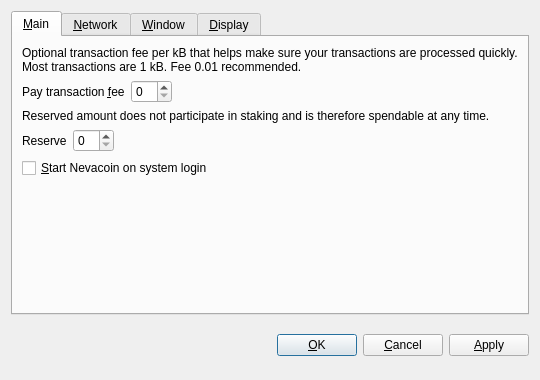
<?xml version="1.0" encoding="UTF-8"?>
<ui version="4.0">
 <class>OptionsDialog</class>
 <widget class="QDialog" name="OptionsDialog">
  <property name="geometry">
   <rect>
    <x>0</x>
    <y>0</y>
    <width>540</width>
    <height>380</height>
   </rect>
  </property>
  <property name="windowTitle">
   <string>Options</string>
  </property>
  <property name="modal">
   <bool>true</bool>
  </property>
  <layout class="QVBoxLayout" name="verticalLayout">
   <item>
    <widget class="QTabWidget" name="tabWidget">
     <property name="tabPosition">
      <enum>QTabWidget::North</enum>
     </property>
     <property name="currentIndex">
      <number>0</number>
     </property>
     <widget class="QWidget" name="tabMain">
      <attribute name="title">
       <string>&amp;Main</string>
      </attribute>
      <layout class="QVBoxLayout" name="verticalLayout_Main">
       <item>
        <widget class="QLabel" name="transactionFeeInfoLabel">
         <property name="text">
          <string>Optional transaction fee per kB that helps make sure your transactions are processed quickly. Most transactions are 1 kB. Fee 0.01 recommended.</string>
         </property>
         <property name="textFormat">
          <enum>Qt::PlainText</enum>
         </property>
         <property name="wordWrap">
          <bool>true</bool>
         </property>
        </widget>
       </item>
       <item>
        <layout class="QHBoxLayout" name="horizontalLayoutFee">
         <item>
          <widget class="QLabel" name="transactionFeeLabel">
           <property name="text">
            <string>Pay transaction &amp;fee</string>
           </property>
           <property name="textFormat">
            <enum>Qt::PlainText</enum>
           </property>
           <property name="buddy">
            <cstring>transactionFee</cstring>
           </property>
          </widget>
         </item>
         <item>
          <widget class="BitcoinAmountField" name="transactionFee"/>
         </item>
         <item>
          <spacer name="horizontalSpacerFee">
           <property name="orientation">
            <enum>Qt::Horizontal</enum>
           </property>
           <property name="sizeHint" stdset="0">
            <size>
             <width>40</width>
             <height>20</height>
            </size>
           </property>
          </spacer>
         </item>
        </layout>
       </item>
       <item>
        <widget class="QLabel" name="reserveBalanceInfoLabel">
         <property name="text">
          <string>Reserved amount does not participate in staking and is therefore spendable at any time.</string>
         </property>
         <property name="textFormat">
          <enum>Qt::PlainText</enum>
         </property>
         <property name="wordWrap">
          <bool>true</bool>
         </property>
        </widget>
       </item>
       <item>
        <layout class="QHBoxLayout" name="horizontalLayoutReserveBalance">
         <item>
          <widget class="QLabel" name="reserveBalanceLabel">
           <property name="text">
            <string>Reserve</string>
           </property>
           <property name="textFormat">
            <enum>Qt::PlainText</enum>
           </property>
           <property name="buddy">
            <cstring>reserveBalance</cstring>
           </property>
          </widget>
         </item>
         <item>
          <widget class="BitcoinAmountField" name="reserveBalance"/>
         </item>
         <item>
          <spacer name="horizontalSpacerReserveBalance">
           <property name="orientation">
            <enum>Qt::Horizontal</enum>
           </property>
           <property name="sizeHint" stdset="0">
            <size>
             <width>40</width>
             <height>20</height>
            </size>
           </property>
          </spacer>
         </item>
        </layout>
       </item>
       <item>
        <widget class="QCheckBox" name="bitcoinAtStartup">
         <property name="toolTip">
          <string>Automatically start Nevacoin after logging in to the system.</string>
         </property>
         <property name="text">
          <string>&amp;Start Nevacoin on system login</string>
         </property>
        </widget>
       </item>
       <item>
        <spacer name="verticalSpacer_Main">
         <property name="orientation">
          <enum>Qt::Vertical</enum>
         </property>
         <property name="sizeHint" stdset="0">
          <size>
           <width>20</width>
           <height>40</height>
          </size>
         </property>
        </spacer>
       </item>
      </layout>
     </widget>
     <widget class="QWidget" name="tabNetwork">
      <attribute name="title">
       <string>&amp;Network</string>
      </attribute>
      <layout class="QVBoxLayout" name="verticalLayout_Network">
       <item>
        <widget class="QCheckBox" name="mapPortUpnp">
         <property name="toolTip">
          <string>Automatically open the Nevacoin client port on the router. This only works when your router supports UPnP and it is enabled.</string>
         </property>
         <property name="text">
          <string>Map port using &amp;UPnP</string>
         </property>
        </widget>
       </item>
       <item>
        <widget class="QCheckBox" name="connectSocks">
         <property name="toolTip">
          <string>Connect to the Nevacoin network through a SOCKS5 proxy (e.g. when connecting through Tor).</string>
         </property>
         <property name="text">
          <string>&amp;Connect through SOCKS5 proxy:</string>
         </property>
        </widget>
       </item>
       <item>
        <layout class="QHBoxLayout" name="horizontalLayout_Network">
         <item>
          <widget class="QLabel" name="proxyIpLabel">
           <property name="text">
            <string>Proxy &amp;IP:</string>
           </property>
           <property name="textFormat">
            <enum>Qt::PlainText</enum>
           </property>
           <property name="buddy">
            <cstring>proxyIp</cstring>
           </property>
          </widget>
         </item>
         <item>
          <widget class="QValidatedLineEdit" name="proxyIp">
           <property name="maximumSize">
            <size>
             <width>140</width>
             <height>16777215</height>
            </size>
           </property>
           <property name="toolTip">
            <string>IP address of the proxy (e.g. 127.0.0.1)</string>
           </property>
          </widget>
         </item>
         <item>
          <widget class="QLabel" name="proxyPortLabel">
           <property name="text">
            <string>&amp;Port:</string>
           </property>
           <property name="textFormat">
            <enum>Qt::PlainText</enum>
           </property>
           <property name="buddy">
            <cstring>proxyPort</cstring>
           </property>
          </widget>
         </item>
         <item>
          <widget class="QLineEdit" name="proxyPort">
           <property name="maximumSize">
            <size>
             <width>55</width>
             <height>16777215</height>
            </size>
           </property>
           <property name="toolTip">
            <string>Port of the proxy (e.g. 9050)</string>
           </property>
          </widget>
         </item>
         <item>
          <spacer name="horizontalSpacer_Network">
           <property name="orientation">
            <enum>Qt::Horizontal</enum>
           </property>
           <property name="sizeHint" stdset="0">
            <size>
             <width>40</width>
             <height>20</height>
            </size>
           </property>
          </spacer>
         </item>
        </layout>
       </item>
       <item>
        <spacer name="verticalSpacer_Network">
         <property name="orientation">
          <enum>Qt::Vertical</enum>
         </property>
         <property name="sizeHint" stdset="0">
          <size>
           <width>20</width>
           <height>40</height>
          </size>
         </property>
        </spacer>
       </item>
      </layout>
     </widget>
     <widget class="QWidget" name="tabWindow">
      <attribute name="title">
       <string>&amp;Window</string>
      </attribute>
      <layout class="QVBoxLayout" name="verticalLayout_Window">
       <item>
        <widget class="QCheckBox" name="minimizeToTray">
         <property name="toolTip">
          <string>Show only a tray icon after minimizing the window.</string>
         </property>
         <property name="text">
          <string>&amp;Minimize to the tray instead of the taskbar</string>
         </property>
        </widget>
       </item>
       <item>
        <widget class="QCheckBox" name="minimizeOnClose">
         <property name="toolTip">
          <string>Minimize instead of exit the application when the window is closed. When this option is enabled, the application will be closed only after selecting Quit in the menu.</string>
         </property>
         <property name="text">
          <string>M&amp;inimize on close</string>
         </property>
        </widget>
       </item>
       <item>
        <spacer name="verticalSpacer_Window">
         <property name="orientation">
          <enum>Qt::Vertical</enum>
         </property>
         <property name="sizeHint" stdset="0">
          <size>
           <width>20</width>
           <height>40</height>
          </size>
         </property>
        </spacer>
       </item>
      </layout>
     </widget>
     <widget class="QWidget" name="tabDisplay">
      <attribute name="title">
       <string>&amp;Display</string>
      </attribute>
      <layout class="QVBoxLayout" name="verticalLayout_Display">
       <item>
        <layout class="QHBoxLayout" name="horizontalLayout_1_Display">
         <item>
          <widget class="QLabel" name="langLabel">
           <property name="text">
            <string>User Interface &amp;language:</string>
           </property>
           <property name="textFormat">
            <enum>Qt::PlainText</enum>
           </property>
           <property name="buddy">
            <cstring>lang</cstring>
           </property>
          </widget>
         </item>
         <item>
          <widget class="QValueComboBox" name="lang">
           <property name="toolTip">
            <string>The user interface language can be set here. This setting will take effect after restarting Nevacoin.</string>
           </property>
          </widget>
         </item>
        </layout>
       </item>
       <item>
        <layout class="QHBoxLayout" name="horizontalLayout_2_Display">
         <item>
          <widget class="QLabel" name="unitLabel">
           <property name="text">
            <string>&amp;Unit to show amounts in:</string>
           </property>
           <property name="textFormat">
            <enum>Qt::PlainText</enum>
           </property>
           <property name="buddy">
            <cstring>unit</cstring>
           </property>
          </widget>
         </item>
         <item>
          <widget class="QValueComboBox" name="unit">
           <property name="toolTip">
            <string>Choose the default subdivision unit to show in the interface and when sending coins.</string>
           </property>
          </widget>
         </item>
        </layout>
       </item>
       <item>
        <widget class="QCheckBox" name="coinControlFeatures">
         <property name="toolTip">
          <string>Whether to show coin control features or not.</string>
         </property>
         <property name="text">
          <string>Display coin &amp;control features (experts only!)</string>
         </property>
        </widget>
       </item>
       <item>
        <widget class="QCheckBox" name="useBlackTheme">
         <property name="text">
          <string>Use black visual theme (requires restart)</string>
         </property>
        </widget>
       </item>
       <item>
        <spacer name="verticalSpacer_Display">
         <property name="orientation">
          <enum>Qt::Vertical</enum>
         </property>
         <property name="sizeHint" stdset="0">
          <size>
           <width>20</width>
           <height>40</height>
          </size>
         </property>
        </spacer>
       </item>
      </layout>
     </widget>
    </widget>
   </item>
   <item>
    <layout class="QHBoxLayout" name="horizontalLayout_Buttons">
     <item>
      <spacer name="horizontalSpacer_1">
       <property name="orientation">
        <enum>Qt::Horizontal</enum>
       </property>
       <property name="sizeHint" stdset="0">
        <size>
         <width>40</width>
         <height>48</height>
        </size>
       </property>
      </spacer>
     </item>
     <item>
      <widget class="QLabel" name="statusLabel">
       <property name="font">
        <font>
         <weight>75</weight>
         <bold>true</bold>
        </font>
       </property>
       <property name="text">
        <string/>
       </property>
       <property name="textFormat">
        <enum>Qt::PlainText</enum>
       </property>
       <property name="wordWrap">
        <bool>true</bool>
       </property>
      </widget>
     </item>
     <item>
      <spacer name="horizontalSpacer_2">
       <property name="orientation">
        <enum>Qt::Horizontal</enum>
       </property>
       <property name="sizeHint" stdset="0">
        <size>
         <width>40</width>
         <height>48</height>
        </size>
       </property>
      </spacer>
     </item>
     <item>
      <widget class="QPushButton" name="okButton">
       <property name="text">
        <string>&amp;OK</string>
       </property>
      </widget>
     </item>
     <item>
      <widget class="QPushButton" name="cancelButton">
       <property name="text">
        <string>&amp;Cancel</string>
       </property>
       <property name="autoDefault">
        <bool>false</bool>
       </property>
      </widget>
     </item>
     <item>
      <widget class="QPushButton" name="applyButton">
       <property name="text">
        <string>&amp;Apply</string>
       </property>
       <property name="autoDefault">
        <bool>false</bool>
       </property>
      </widget>
     </item>
    </layout>
   </item>
  </layout>
 </widget>
 <customwidgets>
  <customwidget>
   <class>BitcoinAmountField</class>
   <extends>QSpinBox</extends>
   <header>bitcoinamountfield.h</header>
  </customwidget>
  <customwidget>
   <class>QValueComboBox</class>
   <extends>QComboBox</extends>
   <header>qvaluecombobox.h</header>
  </customwidget>
  <customwidget>
   <class>QValidatedLineEdit</class>
   <extends>QLineEdit</extends>
   <header>qvalidatedlineedit.h</header>
  </customwidget>
 </customwidgets>
 <resources/>
 <connections/>
</ui>
